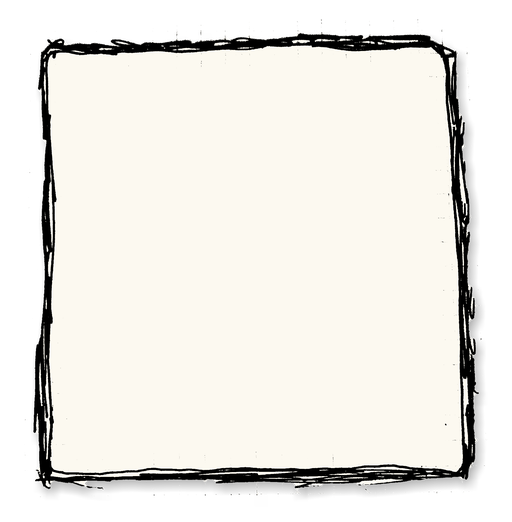
#> input picture assets/ui/p1_panel_pop.png, 512 x 522 px, given in place of ui, which was not available
$ python clean_scan.py ../../assets/ui --out out.png
#> lines starting #> are read from the running program, lines starting #| are printed output that depends on the picture; after the words box and inside, x2 and y2 are one past the last pixel; in counts of white or black regions, pixels touching at a corner belong together; pictures that were not available may be replaced by others from this repository, and a replacement may not be noted
#!/usr/bin/env python3
"""clean_scan.py — Animal Quickdraw art pipeline: phone photo -> game-ready PNGs.

Two modes:
  elements  (default)  Dark ink drawn on white/grid paper. Extracts each
                       drawing as a pure-black-ink RGBA sticker with soft
                       anti-aliased alpha. Light-blue grid lines are dropped
                       via the blue channel; uneven phone lighting is
                       flattened before thresholding.
  scraps               Separate paper pieces laid out on a DARK background.
                       Finds each piece of paper, crops it, and extracts the
                       drawing on it with original colors preserved
                       (paper-color distance alpha), suppressing light-blue
                       grid residue.

Usage:
  python3 tools/art_pipeline/clean_scan.py PHOTO [PHOTO...] \
      --out art_drops/pilot/out [--mode elements|scraps] \
      [--bold N] [--names B1,P1,I1] [--gap-frac 0.02] [--min-ink 200]

Names are assigned to extracted pieces in reading order (top-to-bottom,
left-to-right). Unnamed pieces fall back to <photo-stem>_NN.png.

HEIC photos are converted automatically via macOS `sips`.
Requires: Pillow, numpy (no OpenCV needed).
"""

import argparse
import subprocess
import sys
import tempfile
from pathlib import Path

import numpy as np
from PIL import Image

DOWNSCALE_LONG_SIDE = 1400  # analysis resolution; crops come from full res


# ---------------------------------------------------------------- loading

def load_image(path: Path) -> Image.Image:
    if path.suffix.lower() in (".heic", ".heif"):
        tmp = Path(tempfile.mkstemp(suffix=".png")[1])
        subprocess.run(
            ["sips", "-s", "format", "png", str(path), "--out", str(tmp)],
            check=True, capture_output=True,
        )
        img = Image.open(tmp).convert("RGB")
        tmp.unlink(missing_ok=True)
        return img
    return Image.open(path).convert("RGB")


# ---------------------------------------------------------------- numpy helpers

def box_blur(gray: np.ndarray, radius: int) -> np.ndarray:
    """Fast box blur via integral image (edge-padded)."""
    if radius < 1:
        return gray.copy()
    padded = np.pad(gray, radius + 1, mode="edge")
    integ = padded.cumsum(0).cumsum(1)
    r = radius
    size = 2 * r + 1
    h, w = gray.shape
    out = (
        integ[size:size + h, size:size + w]
        - integ[0:h, size:size + w]
        - integ[size:size + h, 0:w]
        + integ[0:h, 0:w]
    )
    return out / (size * size)


def binary_dilate(mask: np.ndarray, iters: int) -> np.ndarray:
    m = mask.copy()
    for _ in range(iters):
        grown = m.copy()
        grown[1:, :] |= m[:-1, :]
        grown[:-1, :] |= m[1:, :]
        grown[:, 1:] |= m[:, :-1]
        grown[:, :-1] |= m[:, 1:]
        m = grown
    return m


def binary_erode(mask: np.ndarray, iters: int) -> np.ndarray:
    return ~binary_dilate(~mask, iters)


# [11 lines left out: function gray_dilate, not called in this run]


def connected_components(mask: np.ndarray):
    """Label 8-connected components. Returns (labels, count).

    Plain BFS — fine at analysis resolution (<= ~2 MP masks).
    """
    labels = np.zeros(mask.shape, dtype=np.int32)
    h, w = mask.shape
    current = 0
    ys_all, xs_all = np.nonzero(mask)
    for y0, x0 in zip(ys_all, xs_all):
        if labels[y0, x0]:
            continue
        current += 1
        stack = [(y0, x0)]
        labels[y0, x0] = current
        while stack:
            cy, cx = stack.pop()
            ylo, yhi = max(cy - 1, 0), min(cy + 2, h)
            xlo, xhi = max(cx - 1, 0), min(cx + 2, w)
            local = mask[ylo:yhi, xlo:xhi] & (labels[ylo:yhi, xlo:xhi] == 0)
            for dy, dx in zip(*np.nonzero(local)):
                labels[ylo + dy, xlo + dx] = current
                stack.append((ylo + dy, xlo + dx))
    return labels, current


# [13 lines left out: function fill_holes, not called in this run]


def reading_order(boxes):
    """Sort bounding boxes top-to-bottom then left-to-right, with row grouping."""
    if not boxes:
        return []
    heights = [b[3] - b[1] for b in boxes]
    row_band = max(1.0, float(np.median(heights)) * 0.8)
    indexed = list(enumerate(boxes))
    indexed.sort(key=lambda ib: (round(((ib[1][1] + ib[1][3]) / 2) / row_band),
                                 (ib[1][0] + ib[1][2]) / 2))
    return [i for i, _ in indexed]


# ---------------------------------------------------------------- elements mode

# [9 lines left out: function flatfield_norm3, not called in this run]


def extract_elements(img: Image.Image, args):
    """Dark ink on light paper -> list of (bbox_fullres, alpha_fullres)."""
    rgb = np.asarray(img, dtype=np.float32) / 255.0
    full_h, full_w = rgb.shape[:2]

    # Blue channel as grayscale: light-blue grid lines are bright here
    # (near paper), black ballpoint stays dark.
    gray_full = rgb[:, :, 2]

    scale = max(full_w, full_h) / DOWNSCALE_LONG_SIDE
    if scale > 1.0:
        ds_size = (int(full_w / scale), int(full_h / scale))
        gray_ds = np.asarray(
            Image.fromarray((gray_full * 255).astype(np.uint8)).resize(
                ds_size, Image.BILINEAR), dtype=np.float32) / 255.0
        rgb_ds = np.asarray(img.resize(ds_size, Image.BILINEAR),
                            dtype=np.float32) / 255.0
    else:
        scale = 1.0
        gray_ds = gray_full
        rgb_ds = rgb

    if args.keep_color:
        # Color-preserving detection (collage drawings): distance below
        # paper across ALL channels keeps every pen color, including dark
        # blue; the bluish-AND-light rule drops grid lines specifically.
        # Tight flat-field radius (//16): tracks the lighting vignette closely
        # so photo corners don't read as ink (real pens are dist 0.4+, the
        # residual gradient stays under ~0.1). Detection is deliberately
        # stiffer than the per-crop alpha pass, which recovers faint strokes.
        norm3_ds = flatfield_norm3(rgb_ds, 16)
        dist_ds = np.sqrt(((norm3_ds - 1.0) ** 2).sum(axis=2))
        grid_ds = ((norm3_ds[:, :, 2] - norm3_ds[:, :, 0] > 0.08)
                   & (norm3_ds.min(axis=2) > 0.55))
        ink_ds = (dist_ds > max(0.2, args.paper_tol + args.softness)) & ~grid_ds
        if args.shadow_filter:
            # Soft paper-edge shadows are broad gradients; pen/pencil strokes
            # are locally darker than their immediate surroundings. Require
            # local darkness so shadows never enter grouping (no ghost pieces,
            # no shadow bridges merging neighbours).
            lum_ds = rgb_ds.mean(axis=2)
            detail_ds = box_blur(lum_ds, 6) - lum_ds
            ink_ds &= detail_ds > 0.035
    else:
        # Flatten uneven phone lighting: normalize against a heavy local blur.
        bg = box_blur(gray_ds, max(gray_ds.shape) // 8)
        norm_ds = gray_ds / np.maximum(bg, 1e-3)
        ink_ds = norm_ds < args.threshold

    # Despeckle at analysis resolution before grouping.
    lbl, n = connected_components(ink_ds)
    if n:
        counts = np.bincount(lbl.ravel())
        min_ds_area = max(4, int(args.min_ink / (scale * scale)))
        keep = counts >= min_ds_area
        keep[0] = False
        ink_ds = keep[lbl]

    # Merge nearby strokes into one element (corner doodles etc. belong to
    # the frame they sit next to), then split into groups.
    gap_iters = max(1, int(args.gap_frac * max(ink_ds.shape)))
    grouped = binary_dilate(ink_ds, gap_iters)
    labels, count = connected_components(grouped)

    pieces = []
    for i in range(1, count + 1):
        ys, xs = np.nonzero((labels == i) & ink_ds)
        if len(ys) == 0:
            continue
        pad = int(0.02 * max(full_w, full_h))
        x0 = max(0, int(xs.min() * scale) - pad)
        y0 = max(0, int(ys.min() * scale) - pad)
        x1 = min(full_w, int((xs.max() + 1) * scale) + pad)
        y1 = min(full_h, int((ys.max() + 1) * scale) + pad)

        # Full-res alpha inside the crop, illumination-flattened the same way.
        if args.keep_color:
            crop_rgb = rgb[y0:y1, x0:x1]
            norm3 = flatfield_norm3(crop_rgb, 4)
            dist = np.sqrt(((norm3 - 1.0) ** 2).sum(axis=2))
            alpha = np.clip((dist - args.paper_tol) / args.softness, 0.0, 1.0)
            grid = ((norm3[:, :, 2] - norm3[:, :, 0] > 0.08)
                    & (norm3.min(axis=2) > 0.55))
            alpha[grid] = 0.0
            if args.shadow_filter:
                lum = crop_rgb.mean(axis=2)
                detail = box_blur(lum, 16) - lum
                stroke = np.clip((detail - 0.03) / 0.03, 0.0, 1.0)
                stroke = gray_dilate(stroke, 8)  # cover stroke interiors
                alpha *= stroke
            color = crop_rgb
        else:
            crop = gray_full[y0:y1, x0:x1]
            bg_crop = box_blur(crop, max(crop.shape) // 4 + 1)
            norm_crop = crop / np.maximum(bg_crop, 1e-3)
            alpha = np.clip((args.threshold + args.softness - norm_crop)
                            / args.softness, 0.0, 1.0)
            color = None

        # Mask to this group only (upscaled), so near neighbours don't bleed in.
        group_ds = binary_dilate(labels == i, 2)
        gy0, gy1 = int(y0 / scale), int(np.ceil(y1 / scale))
        gx0, gx1 = int(x0 / scale), int(np.ceil(x1 / scale))
        group_crop = Image.fromarray(
            (group_ds[gy0:gy1, gx0:gx1] * 255).astype(np.uint8)).resize(
            (x1 - x0, y1 - y0), Image.NEAREST)
        alpha *= (np.asarray(group_crop, dtype=np.float32) / 255.0)
        if args.keep_color:
            alpha[alpha < args.noise_floor] = 0.0

        pieces.append(((x0, y0, x1, y1), alpha, color))

    order = reading_order([p[0] for p in pieces])
    return [pieces[i] for i in order]


# ---------------------------------------------------------------- scraps mode

# [125 lines left out: function extract_scraps, not called in this run]


# ---------------------------------------------------------------- output

def save_piece(alpha: np.ndarray, color, out_path: Path, bold: int):
    if bold > 0:
        alpha = gray_dilate(alpha, bold)
    h, w = alpha.shape
    out = np.zeros((h, w, 4), dtype=np.uint8)
    if color is None:
        out[:, :, 3] = (alpha * 255).astype(np.uint8)  # RGB stays black ink
    else:
        out[:, :, :3] = (color * 255).astype(np.uint8)
        out[:, :, 3] = (alpha * 255).astype(np.uint8)

    # Trim fully-transparent margins down to a small border.
    ys, xs = np.nonzero(out[:, :, 3] > 8)
    if len(ys):
        margin = max(4, int(0.02 * max(h, w)))
        y0, y1 = max(0, ys.min() - margin), min(h, ys.max() + 1 + margin)
        x0, x1 = max(0, xs.min() - margin), min(w, xs.max() + 1 + margin)
        out = out[y0:y1, x0:x1]

    Image.fromarray(out).save(out_path)
    return out.shape[1], out.shape[0]


def write_contact_sheet(saved, sheet_path: Path) -> None:
    """Owner-review grid: every extracted piece labeled with its filename.
    Written automatically so no one has to open PNGs one by one."""
    from PIL import ImageDraw
    thumbs = []
    for name, path in saved:
        im = Image.open(path)
        im.thumbnail((320, 320))
        cell = Image.new("RGB", (im.width, im.height + 18), (244, 239, 225))
        cell.paste(im, (0, 18), im)
        ImageDraw.Draw(cell).text((3, 2), name, fill=(60, 40, 20))
        thumbs.append(cell)
    if not thumbs:
        return
    rows, row, w_acc = [], [], 0
    for t in thumbs:
        if w_acc + t.width > 1400 and row:
            rows.append(row)
            row, w_acc = [], 0
        row.append(t)
        w_acc += t.width + 14
    if row:
        rows.append(row)
    total_h = sum(max(t.height for t in r) for r in rows) + 14 * (len(rows) + 1)
    total_w = max(sum(t.width for t in r) + 14 * (len(r) + 1) for r in rows)
    sheet = Image.new("RGB", (total_w, total_h), (90, 90, 100))
    y = 14
    for r in rows:
        x = 14
        for t in r:
            sheet.paste(t, (x, y))
            x += t.width + 14
        y += max(t.height for t in r) + 14
    sheet.save(sheet_path)
    print(f"contact sheet -> {sheet_path}")


def main():
    ap = argparse.ArgumentParser(description=__doc__,
                                 formatter_class=argparse.RawDescriptionHelpFormatter)
    ap.add_argument("photos", nargs="+", type=Path)
    ap.add_argument("--out", type=Path, required=True)
    ap.add_argument("--mode", choices=("elements", "scraps"), default="elements")
    ap.add_argument("--bold", type=int, default=0,
                    help="thicken strokes by N pixels (dilation)")
    ap.add_argument("--names", type=str, default="",
                    help="comma-separated names in reading order across all photos")
    ap.add_argument("--gap-frac", type=float, default=0.02, dest="gap_frac",
                    help="stroke-merge radius as fraction of image size (elements)")
    ap.add_argument("--min-ink", type=int, default=200, dest="min_ink",
                    help="min ink pixels (full res) to keep a component")
    ap.add_argument("--threshold", type=float, default=0.80,
                    help="ink threshold on illumination-normalized blue channel")
    ap.add_argument("--softness", type=float, default=0.10,
                    help="alpha ramp width (anti-aliasing)")
    ap.add_argument("--paper-tol", type=float, default=0.08, dest="paper_tol",
                    help="scraps: color distance from paper treated as paper")
    ap.add_argument("--noise-floor", type=float, default=0.15, dest="noise_floor",
                    help="scraps: zero alpha below this (kills grid residue)")
    ap.add_argument("--keep-color", action="store_true", dest="keep_color",
                    help="elements: preserve pen colors (collage drawings on "
                         "light paper) instead of pure black ink")
    ap.add_argument("--shadow-filter", action="store_true", dest="shadow_filter",
                    help="keep-color: drop soft paper-edge shadows (loose "
                         "pieces photographed on a light background)")
    args = ap.parse_args()

    args.out.mkdir(parents=True, exist_ok=True)
    names = [n.strip() for n in args.names.split(",") if n.strip()]
    name_idx = 0
    total = 0
    saved = []

    for photo in args.photos:
        img = load_image(photo)
        if args.mode == "elements":
            pieces = extract_elements(img, args)
#> in extract_elements, `ink_ds = norm_ds < args.threshold`:
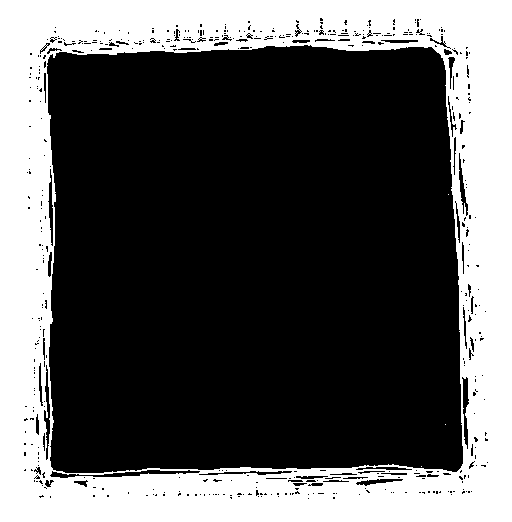
#> ink_ds: shape (522, 512) bool; 34.7% white; 4 white regions (3 under 20 px), largest, box (x1, y1, x2, y2) and area: (0, 0, 512, 522) 92724
#> the loop in connected_components, `for y0, x0 in zip(ys_all, xs_all):` made 92727 passes
#> current on pass 1: 1
#> after the loop in connected_components, `for y0, x0 in zip(ys_all, xs_all):`:
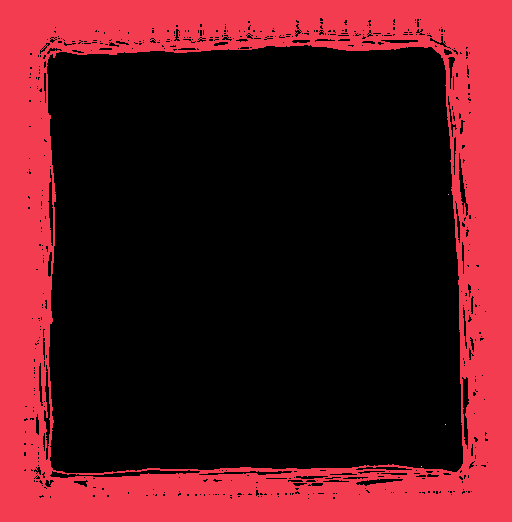
#> labels: shape (522, 512) int32; 5 distinct labels, from 0 to 4; one colour per label, 0 black
#> after the loop in connected_components, `for y0, x0 in zip(ys_all, xs_all):`: current = 4
#> in extract_elements, `counts = np.bincount(lbl.ravel())`: counts = [174537, 92724, 1, 1, 1]
#> in extract_elements, `keep = counts >= min_ds_area`: keep = [True, True, False, False, False]
#> in extract_elements, `ink_ds = keep[lbl]`: ink_ds: shape (522, 512) bool; 34.7% white; 1 white region, box (x1, y1, x2, y2) and area: (0, 0, 512, 522) 92724
#> after the loop in binary_dilate, `for _ in range(iters):`:
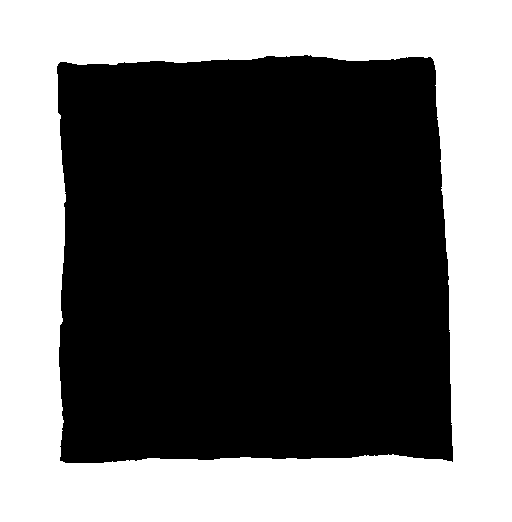
#> grown: shape (522, 512) bool; 42.8% white; 1 white region, box (x1, y1, x2, y2) and area: (0, 0, 512, 522) 114288
#> the loop in connected_components (call 2), `for y0, x0 in zip(ys_all, xs_all):` made 114288 passes
#> in extract_elements, `labels, count = connected_components(grouped)`: count = 1
#> the loop in extract_elements, `for i in range(1, count + 1):` made 1 pass
#> (x0, y0, x1, y1, gy0, gy1, gx0, gx1) on pass 1: (0, 0, 512, 522, 0, 522, 0, 512)
#> pass 1, in box_blur (call 2), `out = ( integ[size:size + h, size:size + w] - integ[0:h, size:size + w..`:
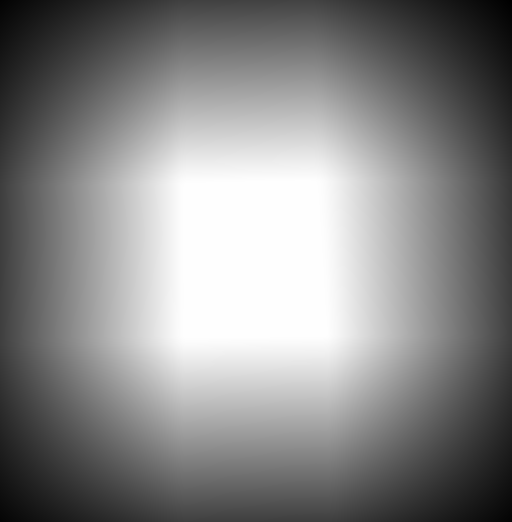
#> out: shape (522, 512) float32; min 5579, max 65100.3, mean 37288.4; drawn with min black and max white
#> after the loop in extract_elements, `for i in range(1, count + 1):`: pieces = 1 item
#> in extract_elements, `order = reading_order([p[0] for p in pieces])`: order = [0]
#> pieces = 1 item
        else:
            pieces = extract_scraps(img, args)

        print(f"{photo.name}: {len(pieces)} piece(s)")
#| ui: 1 piece(s)
        for k, (bbox, alpha, color) in enumerate(pieces):
            if name_idx < len(names):
                stem = names[name_idx]
                name_idx += 1
            else:
                stem = f"{photo.stem}_{k + 1:02d}"
            out_path = args.out / f"{stem}.png"
            w, h = save_piece(alpha, color, out_path, args.bold)
            print(f"  -> {out_path.name}  {w}x{h}px  (from bbox {bbox})")
            saved.append((stem, out_path))
            total += 1
#> this loop made 1 pass
#> (bbox, color, stem, h, w, margin in save_piece, y0 in save_piece, y1 in save_piece) on pass 1: ((0, 0, 512, 522), None, 'ui_01', 522, 512, 10, 0, 522)
#|   -> ui_01.png  512x522px  (from bbox (0, 0, 512, 522))
#> after the loop, name_idx = 0; saved = 1 item; total = 1

    print(f"done: {total} piece(s) -> {args.out}")
#| done: 1 piece(s) -> out.png
    if total:
        write_contact_sheet(saved, args.out.with_name(args.out.name + "_contact.png"))
#> in write_contact_sheet, `cell.paste(im, (0, 18), im)`:
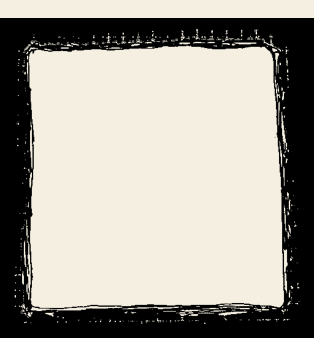
#> cell: PIL image 314x338 RGB; mean R, G, B 164, 160.6, 151.2
#> the loop in write_contact_sheet, `for t in thumbs:` made 1 pass
#> w_acc on pass 1: 328
#> after the loop in write_contact_sheet, `for t in thumbs:`: row = 1 item; rows = []; w_acc = 328
#> in write_contact_sheet, `total_h = sum(max(t.height for t in r) for r in rows) + 14 * (len(rows..`: total_h = 366
#> in write_contact_sheet, `total_w = max(sum(t.width for t in r) + 14 * (len(r) + 1) for r in rows)`: total_w = 342
#> in write_contact_sheet, `sheet = Image.new("RGB", (total_w, total_h), (90, 90, 100))`:
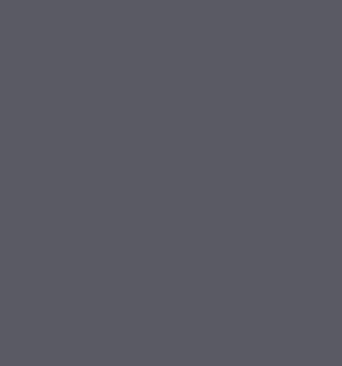
#> sheet: PIL image 342x366 RGB; mean R, G, B 90, 90, 100
#> the loop in write_contact_sheet, `for r in rows:` made 1 pass
#> y on pass 1: 366
#> after the loop in write_contact_sheet, `for r in rows:`:
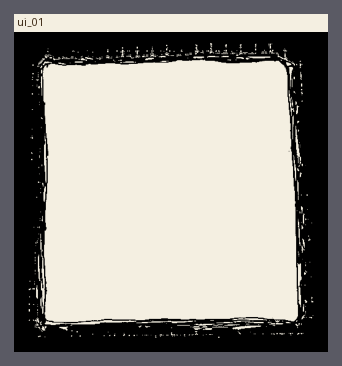
#> sheet: PIL image 342x366 RGB; mean R, G, B 152.6, 149.8, 143.3
#> after the loop in write_contact_sheet, `for r in rows:`: y = 366
    return 0 if total else 1


if __name__ == "__main__":
    sys.exit(main())
#> (the program exits here)
